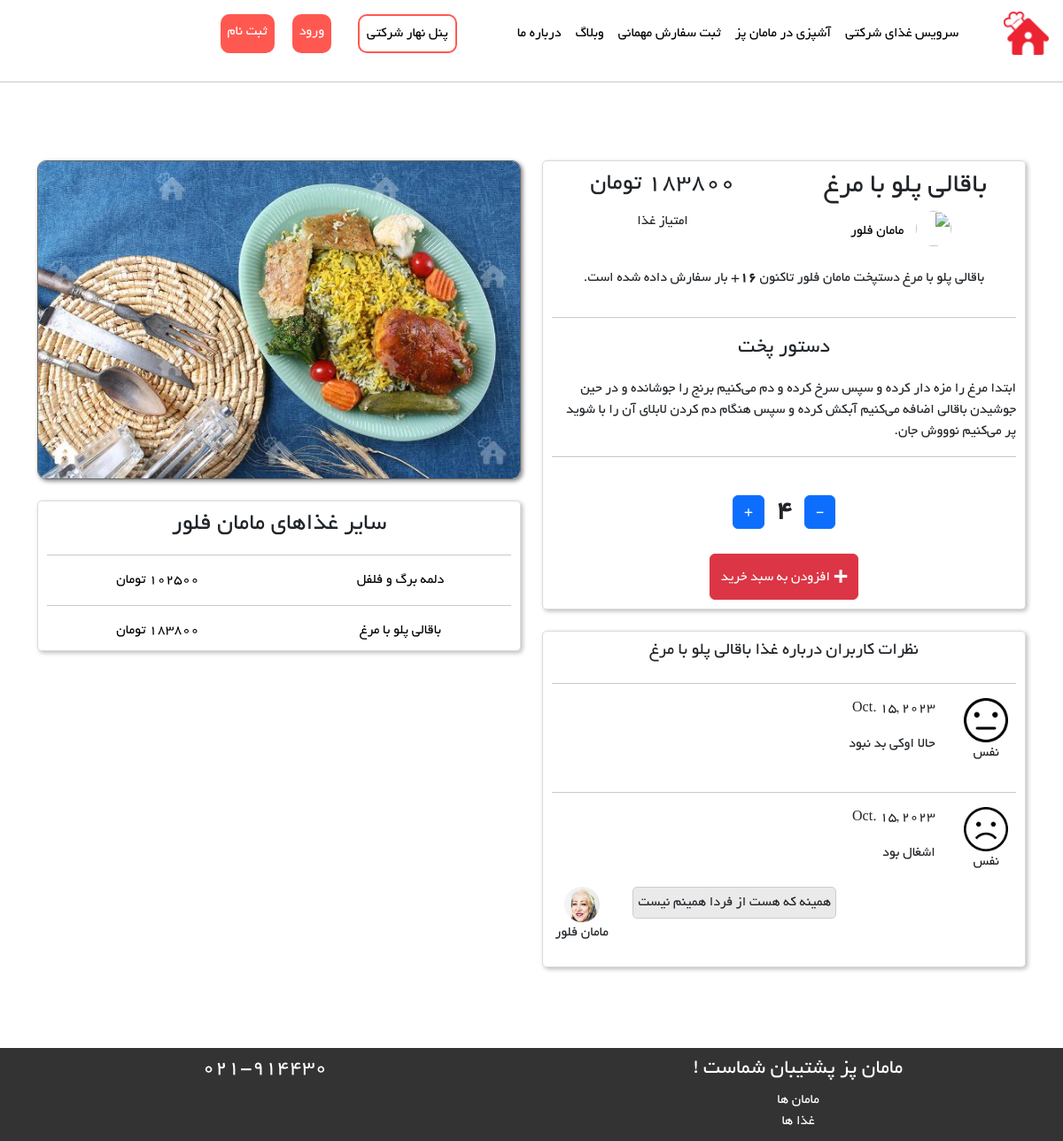
Before: /foods/foods/1 with the older database file.
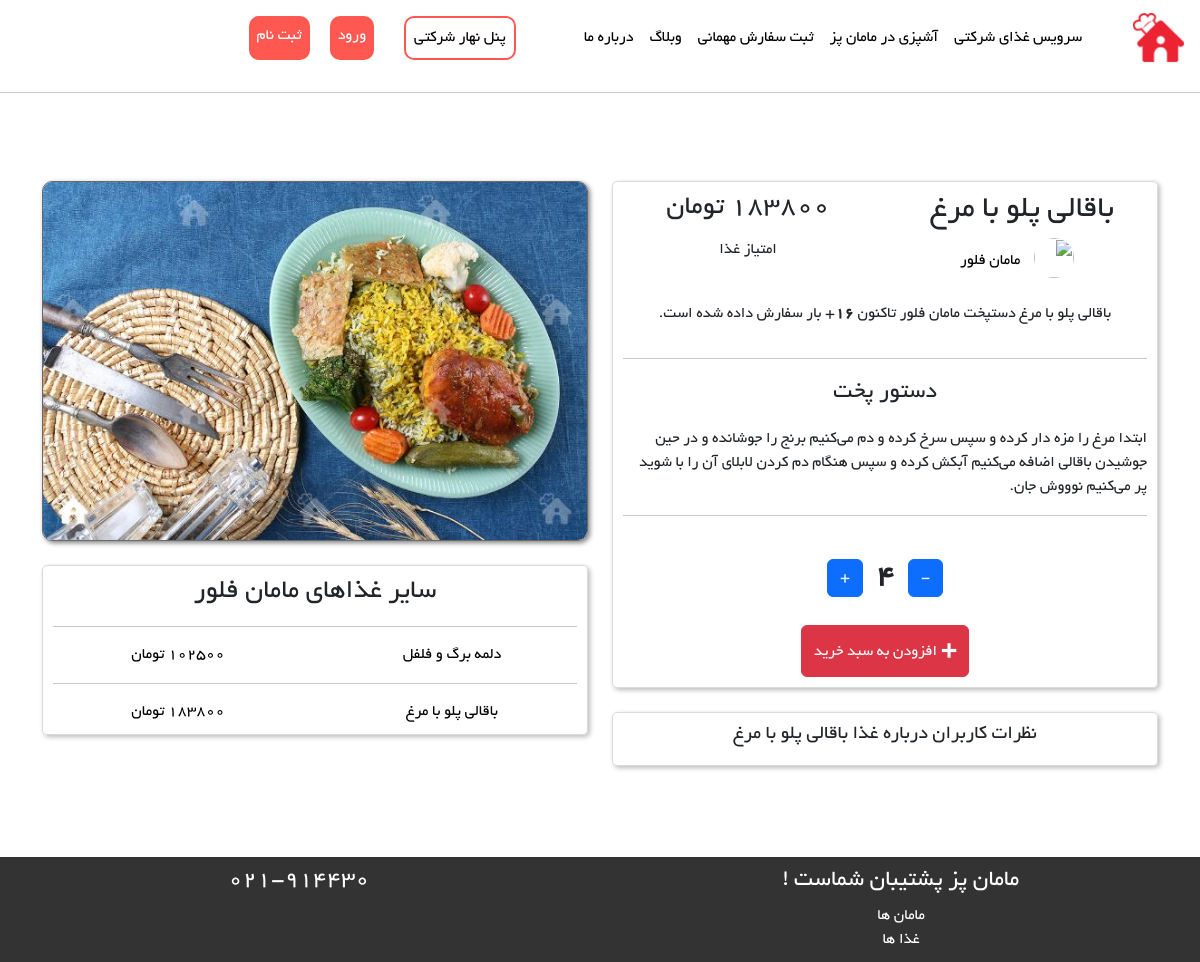
After: the same page with the newer database file.
### Comment/models.py (models this page shows, shortened)
class Comment(models.Model):
    user = models.ForeignKey(User, on_delete=models.CASCADE)
    food = models.ForeignKey(FoodsModel, on_delete=models.CASCADE)
    UX = models.ForeignKey(UserExperience, on_delete=models.CASCADE)
    text = models.TextField()
    is_answered = models.BooleanField(default=False)
    date = models.DateField(auto_now_add=True)
    class Meta:
        db_table = 'Comment'

class UserExperience(models.Model):
    icon = models.ImageField(upload_to='UserExperience')
    text = models.CharField(max_length=10)
    class Meta:
        db_table = 'UX'

class Answer(models.Model):
    answer_text = models.CharField(max_length=200)
    comment = models.ForeignKey(Comment, on_delete=models.CASCADE)
    def __str__(self):
        return self.answer_text
    class Meta:
        db_table = 'Answer'

### BaseApp/models.py (models this page shows, shortened)
class User(AbstractUser):
    phone_number = models.CharField(max_length=20, null=True, blank=True)
    email_active_code = models.CharField(max_length=100, null=True, blank=True)
    is_mom = models.BooleanField(default=False)
    address = models.TextField(null=True, blank=True)
    class Meta:
        db_table = 'User'

### Food/models.py (models this page shows)
class FoodsModel(models.Model):
    mom = models.ForeignKey(MomsModel, on_delete=models.CASCADE)
    food_name = models.CharField(max_length=100)
    food_price = models.IntegerField()
    food_recipe = models.CharField(max_length=500)
    food_order = models.IntegerField(editable=False, default=0)
    food_photo = models.ImageField(upload_to='foods_picture')
    is_active = models.BooleanField(default=True)
    def __str__(self):
        return self.food_name
    class Meta:
        db_table = 'Foods'
        verbose_name = 'Food'
        verbose_name_plural = 'Foods'

### Moms/models.py (models this page shows, shortened)
class MomsModel(models.Model):
    user = models.ForeignKey(User, on_delete=models.CASCADE)
    profile_photo = models.ImageField(upload_to='moms_profiles', blank=True, null=True)
    home_number = models.CharField(max_length=20, blank=True, null=True)
    state = models.ForeignKey(State, on_delete=models.CASCADE, blank=True, null=True)
    city = models.ForeignKey(City, on_delete=models.CASCADE, blank=True, null=True)
    class Meta:
        db_table = 'Moms'
        verbose_name = 'Mom'
        verbose_name_plural = 'Moms'

### Food/views.py (the view, shortened to what this page needs)
# urls.py: path('foods/<int:food_id>', views.FoodDetailsView.as_view(), name='FoodDetails'),
class FoodDetailsView(View):
    def get(self, request, food_id):
        add_comment_form = CommentForm()
        food: FoodsModel = FoodsModel.objects.filter(id=food_id).first()
        other_food = FoodsModel.objects.filter(mom_id=food.mom_id).order_by('-id')
        comments = Comment.objects.filter(food_id=food_id).order_by('-id')
        answers: Answer = Answer.objects.filter(comment__food_id=food_id)
        order_id = Order.objects.filter(user_id=request.user.id).first()
        order_detail = OrderDetail.objects.filter(order_id=order_id, is_paid=True, food_id=food_id)
        if order_detail:
            user_can_comment = True
        else:
            user_can_comment = False
        context = {
            'food': food,
            'other_food': other_food,
            'comments': comments,
            'user_can_comment': user_can_comment,
            'add_comment_form': add_comment_form,
            'answers': answers,
        }
        return render(request, 'Food/FoodDetails.html', context)

### Food/templates/Food/FoodDetails.html (shortened to what the changed rows need)
{% extends 'base/layout.html' %}
{% load static %}
{% block HeaderLinks %}
    <link rel="stylesheet" href="{% static 'css/Moms/FoodDetails-style.css' %}">
{% endblock %}
{% block main %}
    <div class="row">
        <div class="col-md-6">
            <div class="box">
                <div class="row text-center">
                    <div class="col-6">
                        <h2>{{ food }}</h2>
                    </div>
                    <div class="col-6">
                        <h3>
                            {{ food.food_price }} تومان
                        </h3>
                    </div>
                </div>
                <div class="row text-center">
                    <div class="col-6">
                        <a href="{% url 'MomProfile' mom_id=food.mom.user_id %}">
                            <img style="display: inline;" class="mom-profile"
                                 src="{% url 'getMomImage' mom_id=food.mom_id %}"/>
                            <p style="display: inline">مامان {{ food.mom.user.first_name }}</p>
                        </a>
                    </div>
                    <div class="col-6">امتیاز غذا</div>
                </div>
                <br/>
                {% if food.food_order != 0 %}
                    <div class="row text-center">
                        <div class="col-12">
                            <p>{{ food.food_name }} دستپخت مامان {{ food.mom.user.first_name }} تاکنون
                                <strong>{{ food.food_order }}</strong>+ بار سفارش داده شده است.</p>
                        </div>
                    </div>
                {% endif %}
                <hr/>
                <p class="dastor-pokht">دستور پخت</p>
                <p>{{ food.food_recipe }}</p>
                <hr/>
                <br/>
                <div class="row text-center">
                    <div id="count" class="col-12">
                    </div>
                </div>
                <br/>
                <div class="row">
                    <div class="col-12 text-center">
                    </div>
                </div>
            </div>
            <br/>
            <div class="box">
                <div class="row">
                    <div class="col-12 text-center">
                        <h5>نظرات کاربران درباره غذا {{ food.food_name }}</h5>
                    </div>
                </div>
                {% for comment in comments %}
                    <hr/>
                    <div class="row">
                        <div class="col-12">
                            <div class="row">
                                <div class="col-2 text-center">
                                    <div class="row">
                                        <div class="col-12">
                                            <img class="ux-icon" src="{{ comment.UX.icon.url }}"/>
                                        </div>
                                    </div>
                                    <div class="row">
                                        <div class="col-12">
                                            <p>{{ comment.user.first_name }}</p>
                                        </div>
                                    </div>
                                </div>
                                <div class="col-10">
                                    <div class="row text-right">
                                        <div class="col-12">
                                            <p>{{ comment.date }}</p>
                                        </div>
                                    </div>
                                    <div class="row">
                                        <div class="col-12">
                                            <p>{{ comment.text }}</p>
                                        </div>
                                    </div>
                                </div>
                            </div>
                            {% if comment.is_answered %}
                                <div class="row text-center">
                                    <div class="col-10" style="text-align: -webkit-left;">
                                        <div class="answer-box">
                                            {% for answer in answers %}
                                                {% if answer.comment_id == comment.id %}
                                                    <p>{{ answer }}</p>
                                                {% endif %}
                                            {% endfor %}
                                        </div>
                                    </div>
                                    <div class="col-2">
                                        <div class="row">
                                            <div class="col-12">
                                                <img class="mom-profile" alt="profile"
                                                     src="{{ food.mom.profile_photo.url }}"/>
                                            </div>
                                        </div>
                                        <div class="row">
                                            <div class="col-12">
                                                <p>مامان {{ food.mom.user.first_name }}</p>
                                            </div>
                                        </div>
                                    </div>
                                </div>
                            {% endif %}
                        </div>
                    </div>
                {% endfor %}
            </div>
            <br/>
        </div>
        <div class="col-md-6">
            <div class="row">
                <div class="col-12 text-center">
                    <img id="food-photo" src="{{ food.food_photo.url }}"/>
                </div>
            </div>
            <br/>
            <div class="row">
                <div class="col-12">
                    <div class="box">
                        <div class="row text-center">
                            <div class="col-12">
                                <h3 style="margin: 0">سایر غذاهای مامان {{ food.mom.user.first_name }}</h3>
                            </div>
                        </div>
                        {% for food in other_food %}
                            <hr/>
                            <a href="{% url 'FoodDetails' food_id=food.id %}">
                                <div class="row text-center">
                                    <div class="col-6">
                                        <p style="margin: 0">{{ food.food_name }}</p>
                                    </div>
                                    <div class="col-6">{{ food.food_price }} تومان</div>
                                </div>
                            </a>
                        {% endfor %}
                    </div>
                </div>
            </div>
        </div>
    </div>
{% endblock %}

Changed rows visible on the page:
removed Comment: UX.icon (picture), user.first_name "نفس", date "Oct. 15, 2023", text "حالا اوکی بد نبود"
removed Comment: UX.icon (picture), user.first_name "نفس", date "Oct. 15, 2023", text "اشغال بود", mom.profile_photo (picture), {{ food.mom.user.first_name }} "فلور"
removed Answer: answer_text "همینه که هست از فردا همینم نیست"
